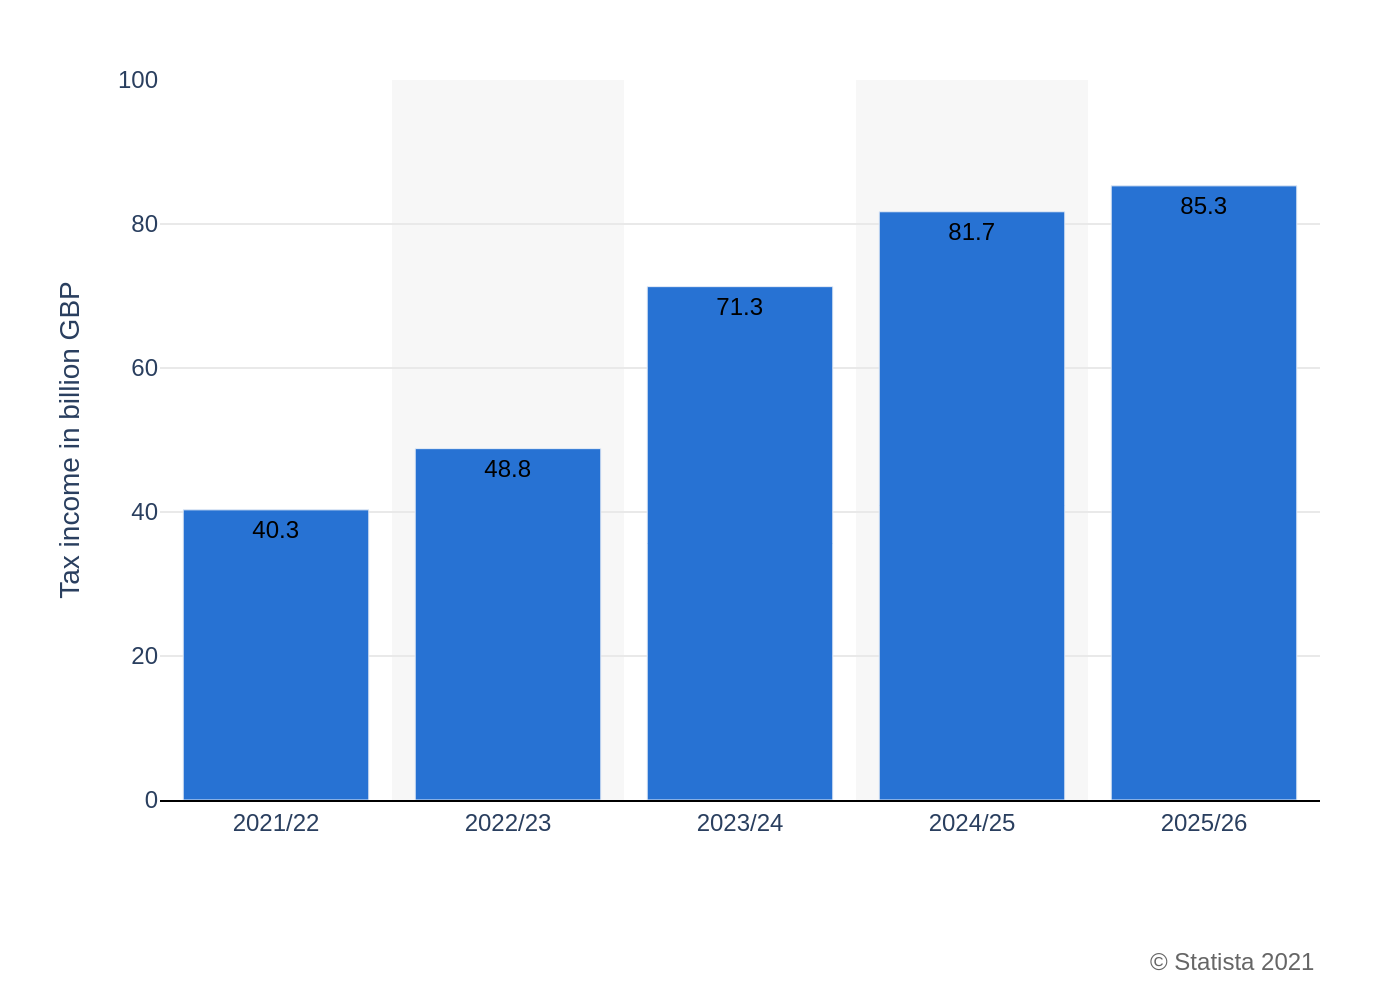

This figure's Python source:
import sys
import json
import os
import plotly.graph_objects as go

if len(sys.argv) != 2:
    print("Usage: python script.py <path_to_json_file>")
    sys.exit(1)

json_path = sys.argv[1]

with open(json_path, 'r', encoding='utf-8') as f:
    chart_info = json.load(f)

chart_data = chart_info['chart_data']
texts = chart_info['texts']
colors = chart_info['colors']

x_values = [d['x'] for d in chart_data]
y_values = [d['y'] for d in chart_data]

fig = go.Figure()

fig.add_trace(go.Bar(
    x=x_values,
    y=y_values,
    marker_color=colors[0],
    text=y_values,
    textposition='inside',
    insidetextanchor='end',
    textfont=dict(family="Arial", size=12, color='black'),
    constraintext='none',
    hoverinfo='none'
))

fig.update_layout(
    font=dict(family="Arial", size=12),
    plot_bgcolor='white',
    paper_bgcolor='white',
    showlegend=False,
    margin=dict(l=80, r=40, t=40, b=100),
    yaxis=dict(
        title=texts['y_title'],
        range=[0, 100],
        gridcolor='#e9e9e9',
        showline=False,
        zeroline=False
    ),
    xaxis=dict(
        title=texts['x_title'],
        showgrid=False,
        showline=True,
        linecolor='black',
        zeroline=False,
        ticks=''
    ),
    shapes=[
        dict(
            type="rect", xref="x", yref="paper",
            x0=0.5, y0=0, x1=1.5, y1=1,
            fillcolor="#f7f7f7", layer="below", line_width=0,
        ),
        dict(
            type="rect", xref="x", yref="paper",
            x0=2.5, y0=0, x1=3.5, y1=1,
            fillcolor="#f7f7f7", layer="below", line_width=0,
        )
    ],
    annotations=[
        dict(
            text=texts.get('source', ''),
            showarrow=False,
            xref='paper',
            yref='paper',
            x=1,
            y=-0.2,
            xanchor='right',
            yanchor='top',
            align='right',
            font=dict(family="Arial", size=12, color='#666666')
        )
    ]
)

base_filename = os.path.splitext(os.path.basename(json_path))[0]
output_filename = f"{base_filename}.png"
fig.write_image(output_filename, scale=2)

print(f"Chart saved to {output_filename}")
